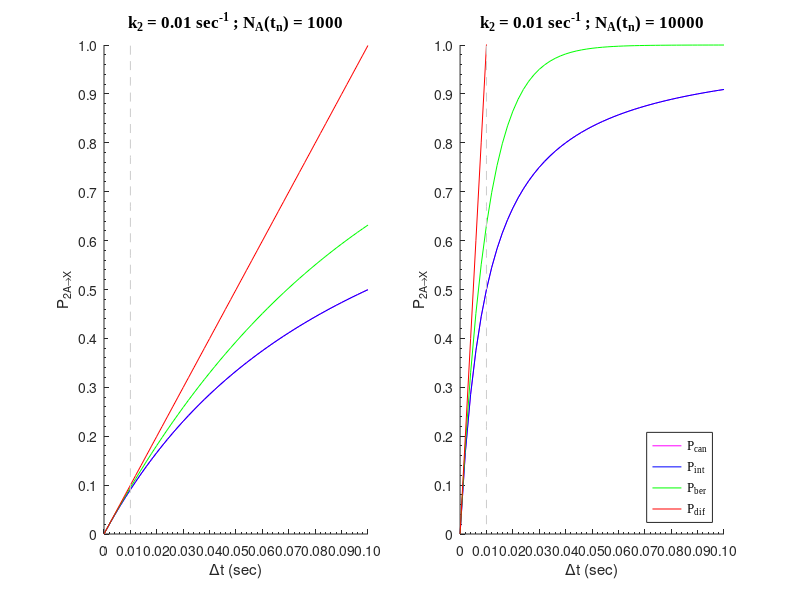

MATLAB code for this plot:
% Compare different forms of computing the transition probability.

% Author: Alex Plakantonakis,   Copyright (c) 2019
% License: GNU GPLv3

clear;clc;

dt = 0:0.002:0.1;
k = 0.01;

figure('Position',[0 0 1100 400]);
%% First run
At = 1000;

for i=1:size(dt,2)
    P_can(i) = 1 - 1 / (1 + k * (At-1) * dt(i));
    P_int(i) = 1 - 1 /( At * (1-exp(-k*dt(i))) + exp(-k*dt(i)) );
    P_ber(i) = 1 - exp(-k * (At-1) * dt(i));
    P_dif(i) = k * (At-1) * dt(i);
end

subplot(1,2,1);             
plot(dt,P_can,'m',dt,P_int,'b',dt,P_ber,'g',dt,P_dif,'r');                          hold on;
plot(0.01*ones(1,21),0.02:0.05:1.02,'LineStyle','--','Color',[0.8 0.8 0.8]);        hold off;
axis([0 dt(end) 0 1]);              
title(['k_2 = ' num2str(k) ' sec^{-1} ; N_A(t_n) = ' num2str(At)],'FontName','Times New Roman','FontSize',12);
xlabel('\Deltat (sec)');                  ylabel('P_{2A\rightarrowX}');
% leg = legend('P_{can}','P_{int}','P_{ber}','P_{dif}','Location','NorthWest');
% set(leg,'FontName','Times New Roman');        set(leg,'FontSize',9);
set(gca,'Box','off');   
set(gca,'XTick',[0:0.01:0.10]);     set(gca,'YTick',[0:0.1:1]);
set(gca,'XTickLabel',{'0','0.01','0.02','0.03','0.04','0.05','0.06','0.07','0.08','0.09','0.10'});      
set(gca,'YTickLabel',{'0','0.1','0.2','0.3','0.4','0.5','0.6','0.7','0.8','0.9','1.0'});      
set(gca,'XMinorTick','on');         set(gca,'YMinorTick','on');

%% Second run
At = 10000;

for i=1:size(dt,2)
    P_can(i) = 1 - 1 / (1 + k * (At-1) * dt(i));
    P_int(i) = 1 - 1 /( At * (1-exp(-k*dt(i))) + exp(-k*dt(i)) );
    P_ber(i) = 1 - exp(-k * (At-1) * dt(i));
    P_dif(i) = k * (At-1) * dt(i);
end

subplot(1,2,2);                     
plot(dt,P_can,'m',dt,P_int,'b',dt,P_ber,'g',dt,P_dif,'r');                          hold on;
plot(0.01*ones(1,21),0.02:0.05:1.02,'LineStyle','--','Color',[0.8 0.8 0.8]);        hold off;
axis([0 dt(end) 0 1]);              
title(['k_2 = ' num2str(k) ' sec^{-1} ; N_A(t_n) = ' num2str(At)],'FontName','Times New Roman','FontSize',12);
xlabel('\Deltat (sec)');                  ylabel('P_{2A\rightarrowX}');
leg = legend('P_{can}','P_{int}','P_{ber}','P_{dif}','Location','SouthEast');
set(leg,'FontName','Times New Roman');        set(leg,'FontSize',9);
set(gca,'Box','off');
set(gca,'XTick',[0:0.01:0.10]);     set(gca,'YTick',[0:0.1:1]);
set(gca,'XTickLabel',{'0','0.01','0.02','0.03','0.04','0.05','0.06','0.07','0.08','0.09','0.10'});      
set(gca,'YTickLabel',{'0','0.1','0.2','0.3','0.4','0.5','0.6','0.7','0.8','0.9','1.0'});      
set(gca,'XMinorTick','on');         set(gca,'YMinorTick','on');
